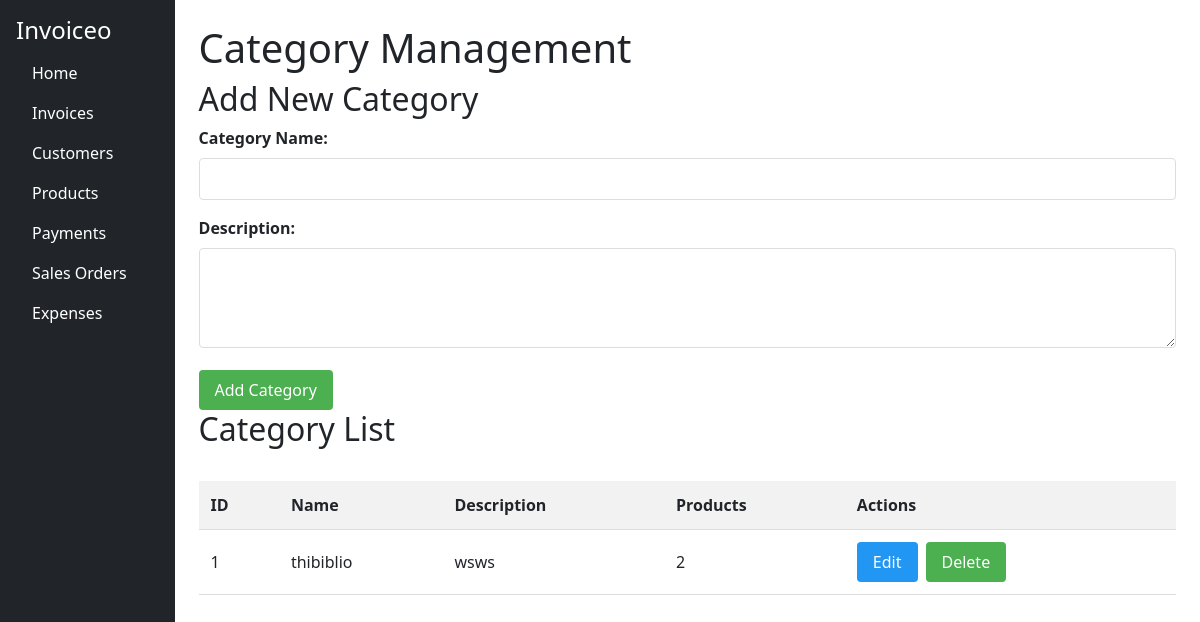
/categories, run on an earlier commit of the app's database.
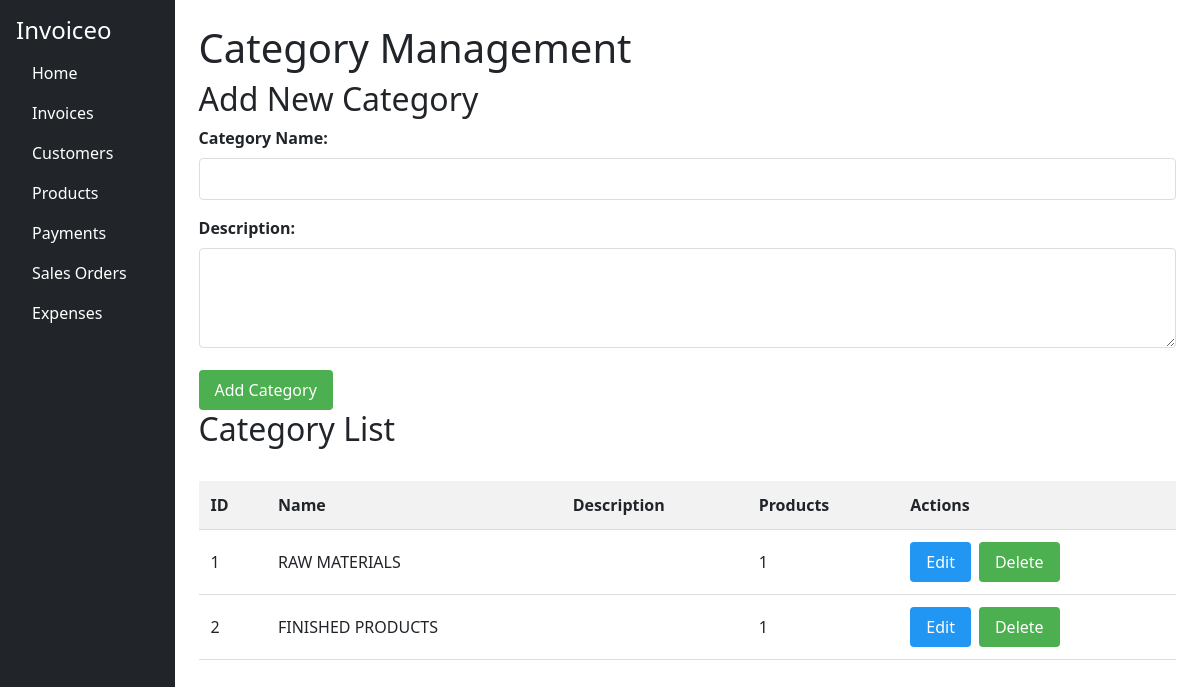
And on a later commit of the database.
### app.py (models this page shows)
class Category(db.Model):
    id = db.Column(db.Integer, primary_key=True)
    name = db.Column(db.String(100), unique=True)
    description = db.Column(db.String(300))
    products = db.relationship('Product', backref='category')

### app.py (the view)
@app.route('/categories')
def categories():
    all_categories = Category.query.all()
    return render_template('categories.html', categories=all_categories)

### templates/categories.html
{% extends 'base.html' %}
{% block content %}
<h1>Category Management</h1>
<link rel="stylesheet" href="{{ url_for('static', filename='products.css') }}">
<h2>Add New Category</h2>
<form method="POST" action="/add_category">
    <div class="form-group">
        <label for="name">Category Name:</label>
        <input type="text" id="name" name="name" required>
    </div>
    <div class="form-group">
        <label for="description">Description:</label>
        <textarea id="description" name="description"></textarea>
    </div>
    <button type="submit">Add Category</button>
</form>
<h2>Category List</h2>
<table>
    <thead>
        <tr>
            <th>ID</th>
            <th>Name</th>
            <th>Description</th>
            <th>Products</th>
            <th>Actions</th>
        </tr>
    </thead>
    <tbody>
        {% for category in categories %}
        <tr>
            <td>{{ category.id }}</td>
            <td>{{ category.name }}</td>
            <td>{{ category.description }}</td>
            <td>{{ category.products|length }}</td>
            <td class="actions">
                <a href="{{ url_for('edit_category', id=category.id) }}" class="btn-edit">Edit</a>
                <form action="{{ url_for('delete_category', id=category.id) }}" method="POST">
                    <button type="submit" class="btn-delete" onclick="return confirm('Delete this category?')">Delete</button>
                </form>
            </td>
        </tr>
        {% endfor %}
    </tbody>
</table>
{% endblock %}

What changed in the data, as far as the page shows it:
changed Category id 1: name "thibiblio" → "RAW MATERIALS"; products|length "2" → "1"; description "wsws" → (not shown)
added Category: id "2", name "FINISHED PRODUCTS", products|length "1"
